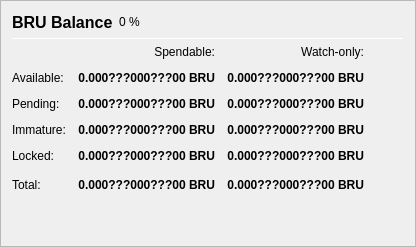
                   <widget class="QFrame" name="frame_Balances">
                    <property name="frameShape">
                     <enum>QFrame::StyledPanel</enum>
                    </property>
                    <property name="frameShadow">
                     <enum>QFrame::Raised</enum>
                    </property>
                    <layout class="QVBoxLayout" name="verticalLayout_4">
                     <item>
                      <layout class="QHBoxLayout" name="horizontalLayout_4">
                       <item>
                        <widget class="QLabel" name="label_5">
                         <property name="minimumSize">
                          <size>
                           <width>0</width>
                           <height>20</height>
                          </size>
                         </property>
                         <property name="font">
                          <font>
                           <pointsize>12</pointsize>
                           <weight>75</weight>
                           <bold>true</bold>
                          </font>
                         </property>
                         <property name="text">
                          <string>BRU Balance</string>
                         </property>
                        </widget>
                       </item>
                       <item>
                        <widget class="QLabel" name="labelBRUPercent">
                         <property name="text">
                          <string notr="true">0 %</string>
                         </property>
                        </widget>
                       </item>
                       <item>
                        <spacer name="horizontalSpacer_3">
                         <property name="orientation">
                          <enum>Qt::Horizontal</enum>
                         </property>
                         <property name="sizeHint" stdset="0">
                          <size>
                           <width>40</width>
                           <height>20</height>
                          </size>
                         </property>
                        </spacer>
                       </item>
                      </layout>
                     </item>
                     <item>
                      <widget class="Line" name="line_Balance">
                       <property name="minimumSize">
                        <size>
                         <width>0</width>
                         <height>1</height>
                        </size>
                       </property>
                       <property name="maximumSize">
                        <size>
                         <width>16777215</width>
                         <height>1</height>
                        </size>
                       </property>
                       <property name="orientation">
                        <enum>Qt::Horizontal</enum>
                       </property>
                      </widget>
                     </item>
                     <item>
                      <layout class="QGridLayout" name="gridLayout">
                       <property name="spacing">
                        <number>12</number>
                       </property>
                       <item row="0" column="1">
                        <widget class="QLabel" name="labelSpendable">
                         <property name="text">
                          <string>Spendable:</string>
                         </property>
                         <property name="alignment">
                          <set>Qt::AlignRight|Qt::AlignTrailing|Qt::AlignVCenter</set>
                         </property>
                        </widget>
                       </item>
                       <item row="0" column="2">
                        <widget class="QLabel" name="labelWatchonly">
                         <property name="text">
                          <string>Watch-only:</string>
                         </property>
                         <property name="alignment">
                          <set>Qt::AlignRight|Qt::AlignTrailing|Qt::AlignVCenter</set>
                         </property>
                        </widget>
                       </item>
                       <item row="1" column="0">
                        <widget class="QLabel" name="labelBalanceText">
                         <property name="text">
                          <string>Available:</string>
                         </property>
                        </widget>
                       </item>
                       <item row="1" column="1">
                        <widget class="QLabel" name="labelBalance">
                         <property name="font">
                          <font>
                           <weight>75</weight>
                           <bold>true</bold>
                          </font>
                         </property>
                         <property name="cursor">
                          <cursorShape>IBeamCursor</cursorShape>
                         </property>
                         <property name="toolTip">
                          <string>Your current spendable balance</string>
                         </property>
                         <property name="text">
                          <string notr="true">0.000???000???00 BRU</string>
                         </property>
                         <property name="alignment">
                          <set>Qt::AlignRight|Qt::AlignTrailing|Qt::AlignVCenter</set>
                         </property>
                         <property name="textInteractionFlags">
                          <set>Qt::LinksAccessibleByMouse|Qt::TextSelectableByKeyboard|Qt::TextSelectableByMouse</set>
                         </property>
                        </widget>
                       </item>
                       <item row="1" column="2">
                        <widget class="QLabel" name="labelWatchAvailable">
                         <property name="font">
                          <font>
                           <weight>75</weight>
                           <bold>true</bold>
                          </font>
                         </property>
                         <property name="cursor">
                          <cursorShape>IBeamCursor</cursorShape>
                         </property>
                         <property name="toolTip">
                          <string>Your current balance in watch-only addresses</string>
                         </property>
                         <property name="text">
                          <string notr="true">0.000???000???00 BRU</string>
                         </property>
                         <property name="alignment">
                          <set>Qt::AlignRight|Qt::AlignTrailing|Qt::AlignVCenter</set>
                         </property>
                         <property name="textInteractionFlags">
                          <set>Qt::LinksAccessibleByMouse|Qt::TextSelectableByKeyboard|Qt::TextSelectableByMouse</set>
                         </property>
                        </widget>
                       </item>
                       <item row="2" column="0">
                        <widget class="QLabel" name="labelPendingText">
                         <property name="text">
                          <string>Pending:</string>
                         </property>
                        </widget>
                       </item>
                       <item row="2" column="1">
                        <widget class="QLabel" name="labelUnconfirmed">
                         <property name="font">
                          <font>
                           <weight>75</weight>
                           <bold>true</bold>
                          </font>
                         </property>
                         <property name="cursor">
                          <cursorShape>IBeamCursor</cursorShape>
                         </property>
                         <property name="toolTip">
                          <string>Total of transactions that have yet to be confirmed, and do not yet count toward the spendable balance</string>
                         </property>
                         <property name="text">
                          <string notr="true">0.000???000???00 BRU</string>
                         </property>
                         <property name="alignment">
                          <set>Qt::AlignRight|Qt::AlignTrailing|Qt::AlignVCenter</set>
                         </property>
                         <property name="textInteractionFlags">
                          <set>Qt::LinksAccessibleByMouse|Qt::TextSelectableByKeyboard|Qt::TextSelectableByMouse</set>
                         </property>
                        </widget>
                       </item>
                       <item row="2" column="2">
                        <widget class="QLabel" name="labelWatchPending">
                         <property name="font">
                          <font>
                           <weight>75</weight>
                           <bold>true</bold>
                          </font>
                         </property>
                         <property name="cursor">
                          <cursorShape>IBeamCursor</cursorShape>
                         </property>
                         <property name="toolTip">
                          <string>Unconfirmed transactions to watch-only addresses</string>
                         </property>
                         <property name="text">
                          <string notr="true">0.000???000???00 BRU</string>
                         </property>
                         <property name="alignment">
                          <set>Qt::AlignRight|Qt::AlignTrailing|Qt::AlignVCenter</set>
                         </property>
                         <property name="textInteractionFlags">
                          <set>Qt::LinksAccessibleByMouse|Qt::TextSelectableByKeyboard|Qt::TextSelectableByMouse</set>
                         </property>
                        </widget>
                       </item>
                       <item row="3" column="0">
                        <widget class="QLabel" name="labelImmatureText">
                         <property name="text">
                          <string>Immature:</string>
                         </property>
                        </widget>
                       </item>
                       <item row="3" column="1">
                        <widget class="QLabel" name="labelImmature">
                         <property name="font">
                          <font>
                           <weight>75</weight>
                           <bold>true</bold>
                          </font>
                         </property>
                         <property name="cursor">
                          <cursorShape>IBeamCursor</cursorShape>
                         </property>
                         <property name="toolTip">
                          <string>Staked or masternode rewards that has not yet matured</string>
                         </property>
                         <property name="text">
                          <string notr="true">0.000???000???00 BRU</string>
                         </property>
                         <property name="alignment">
                          <set>Qt::AlignRight|Qt::AlignTrailing|Qt::AlignVCenter</set>
                         </property>
                         <property name="textInteractionFlags">
                          <set>Qt::LinksAccessibleByMouse|Qt::TextSelectableByKeyboard|Qt::TextSelectableByMouse</set>
                         </property>
                        </widget>
                       </item>
                       <item row="3" column="2">
                        <widget class="QLabel" name="labelWatchImmature">
                         <property name="font">
                          <font>
                           <weight>75</weight>
                           <bold>true</bold>
                          </font>
                         </property>
                         <property name="cursor">
                          <cursorShape>IBeamCursor</cursorShape>
                         </property>
                         <property name="toolTip">
                          <string>Staked or masternode rewards in watch-only addresses that has not yet matured</string>
                         </property>
                         <property name="text">
                          <string notr="true">0.000???000???00 BRU</string>
                         </property>
                         <property name="alignment">
                          <set>Qt::AlignRight|Qt::AlignTrailing|Qt::AlignVCenter</set>
                         </property>
                         <property name="textInteractionFlags">
                          <set>Qt::LinksAccessibleByMouse|Qt::TextSelectableByKeyboard|Qt::TextSelectableByMouse</set>
                         </property>
                        </widget>
                       </item>
                       <item row="4" column="0">
                        <widget class="QLabel" name="labelLockedBalanceText">
                         <property name="toolTip">
                          <string>Locked BRU or Masternode collaterals. These are excluded from zBRU minting.</string>
                         </property>
                         <property name="text">
                          <string>Locked:</string>
                         </property>
                        </widget>
                       </item>
                       <item row="4" column="1">
                        <widget class="QLabel" name="labelLockedBalance">
                         <property name="font">
                          <font>
                           <weight>75</weight>
                           <bold>true</bold>
                          </font>
                         </property>
                         <property name="cursor">
                          <cursorShape>IBeamCursor</cursorShape>
                         </property>
                         <property name="toolTip">
                          <string>Locked BRU or Masternode collaterals. These are excluded from zBRU minting.</string>
                         </property>
                         <property name="text">
                          <string notr="true">0.000???000???00 BRU</string>
                         </property>
                         <property name="alignment">
                          <set>Qt::AlignRight|Qt::AlignTrailing|Qt::AlignVCenter</set>
                         </property>
                         <property name="textInteractionFlags">
                          <set>Qt::LinksAccessibleByMouse|Qt::TextSelectableByKeyboard|Qt::TextSelectableByMouse</set>
                         </property>
                        </widget>
                       </item>
                       <item row="4" column="2">
                        <widget class="QLabel" name="labelWatchLocked">
                         <property name="font">
                          <font>
                           <weight>75</weight>
                           <bold>true</bold>
                          </font>
                         </property>
                         <property name="cursor">
                          <cursorShape>IBeamCursor</cursorShape>
                         </property>
                         <property name="toolTip">
                          <string>Current locked balance in watch-only addresses</string>
                         </property>
                         <property name="text">
                          <string notr="true">0.000???000???00 BRU</string>
                         </property>
                         <property name="alignment">
                          <set>Qt::AlignRight|Qt::AlignTrailing|Qt::AlignVCenter</set>
                         </property>
                         <property name="textInteractionFlags">
                          <set>Qt::LinksAccessibleByMouse|Qt::TextSelectableByKeyboard|Qt::TextSelectableByMouse</set>
                         </property>
                        </widget>
                       </item>
                       <item row="5" column="0">
                        <widget class="QLabel" name="labelTotalText">
                         <property name="text">
                          <string>Total:</string>
                         </property>
                         <property name="toolTip">
                          <string>Your current Brewhaust balance, unconfirmed and immature transactions included</string>
                         </property>
                        </widget>
                       </item>
                       <item row="5" column="1">
                        <widget class="QLabel" name="labelTotal">
                         <property name="font">
                          <font>
                           <weight>75</weight>
                           <bold>true</bold>
                          </font>
                         </property>
                         <property name="cursor">
                          <cursorShape>IBeamCursor</cursorShape>
                         </property>
                         <property name="toolTip">
                          <string>Your current Brewhaust balance, unconfirmed and immature transactions included</string>
                         </property>
                         <property name="text">
                          <string notr="true">0.000???000???00 BRU</string>
                         </property>
                         <property name="alignment">
                          <set>Qt::AlignRight|Qt::AlignTrailing|Qt::AlignVCenter</set>
                         </property>
                         <property name="textInteractionFlags">
                          <set>Qt::LinksAccessibleByMouse|Qt::TextSelectableByKeyboard|Qt::TextSelectableByMouse</set>
                         </property>
                        </widget>
                       </item>
                       <item row="5" column="2">
                        <widget class="QLabel" name="labelWatchTotal">
                         <property name="font">
                          <font>
                           <weight>75</weight>
                           <bold>true</bold>
                          </font>
                         </property>
                         <property name="cursor">
                          <cursorShape>IBeamCursor</cursorShape>
                         </property>
                         <property name="toolTip">
                          <string>Current total balance in watch-only addresses</string>
                         </property>
                         <property name="text">
                          <string notr="true">0.000???000???00 BRU</string>
                         </property>
                         <property name="alignment">
                          <set>Qt::AlignRight|Qt::AlignTrailing|Qt::AlignVCenter</set>
                         </property>
                         <property name="textInteractionFlags">
                          <set>Qt::LinksAccessibleByMouse|Qt::TextSelectableByKeyboard|Qt::TextSelectableByMouse</set>
                         </property>
                        </widget>
                       </item>
                       <item row="5" column="3">
                        <spacer name="horizontalSpacer_9">
                         <property name="orientation">
                          <enum>Qt::Horizontal</enum>
                         </property>
                         <property name="sizeHint" stdset="0">
                          <size>
                           <width>40</width>
                           <height>20</height>
                          </size>
                         </property>
                        </spacer>
                       </item>
                      </layout>
                     </item>
                     <item>
                      <spacer name="verticalSpacer_3">
                       <property name="orientation">
                        <enum>Qt::Vertical</enum>
                       </property>
                       <property name="sizeHint" stdset="0">
                        <size>
                         <width>20</width>
                         <height>40</height>
                        </size>
                       </property>
                      </spacer>
                     </item>
                    </layout>
                   </widget>
